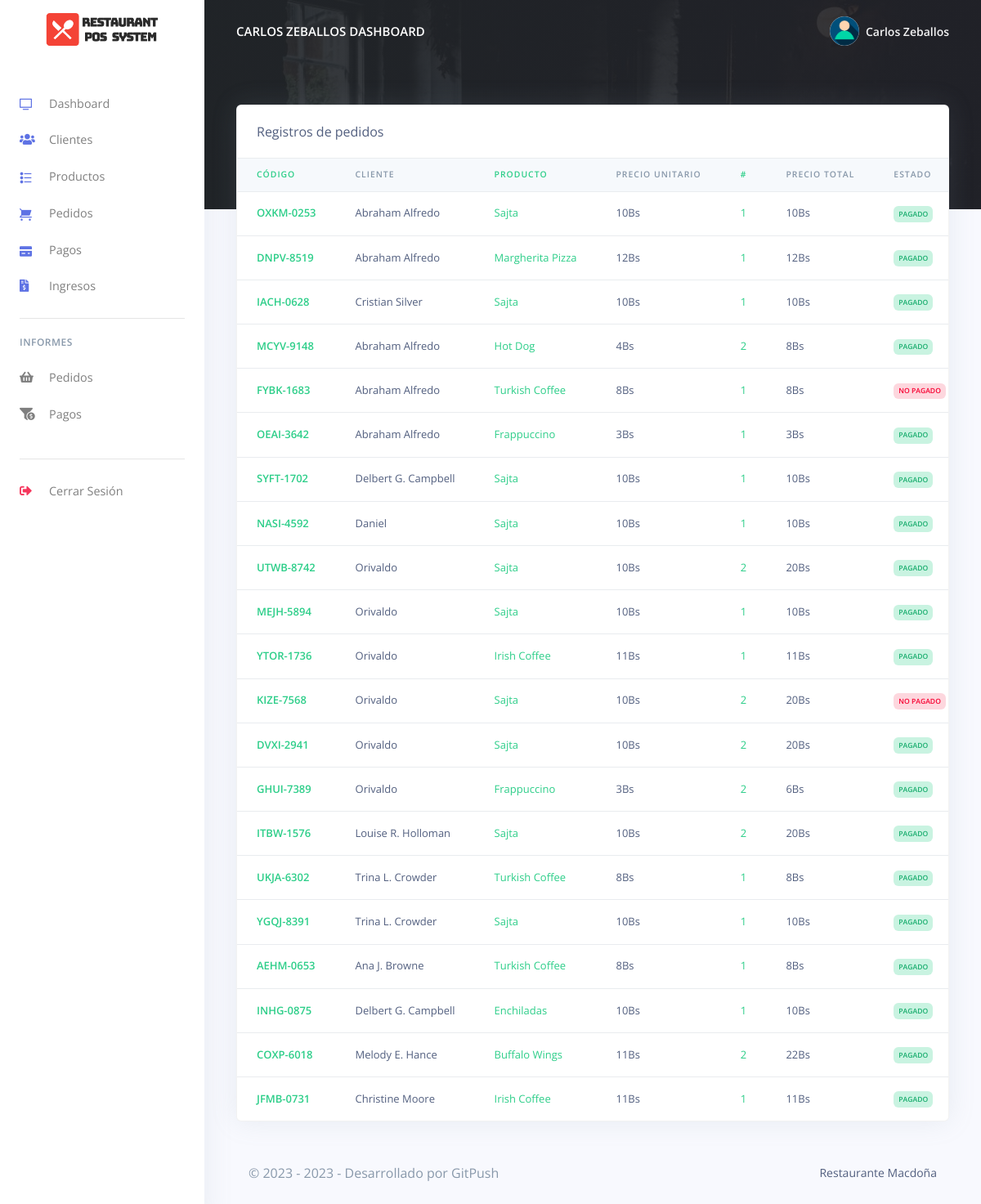
Screenshot of /Restro/cashier/orders_reports.php (signed in) with the database file from the repository.
### tables this page shows
CREATE TABLE `rpos_personal` (
  `personal_id` int(20) NOT NULL,
  `personal_nombre` varchar(200) NOT NULL,
  `personal_num` varchar(200) NOT NULL,
  `personal_email` varchar(200) NOT NULL,
  `personal_password` varchar(200) NOT NULL,
  `created_at` timestamp(6) NOT NULL DEFAULT current_timestamp(6) ON UPDATE current_timestamp(6),
  `personal_direccion` varchar(200) NOT NULL,
  `personal_telefono` varchar(200) NOT NULL,
  `personal_puesto` varchar(200) NOT NULL,
  `personal_fecha_nacimiento` varchar(200) NOT NULL,
  `personal_ci` varchar(200) NOT NULL,
  `personal_salario_hora` varchar(200) NOT NULL,
  `personal_datos_bancarios` varchar(200) NOT NULL
);

CREATE TABLE `rpos_pedidos` (
  `pedido_id` varchar(200) NOT NULL,
  `pedido_code` varchar(200) NOT NULL,
  `cliente_id` varchar(200) NOT NULL,
  `cliente_nombre` varchar(200) NOT NULL,
  `prod_id` varchar(200) NOT NULL,
  `prod_nombre` varchar(200) NOT NULL,
  `prod_precio` varchar(200) NOT NULL,
  `prod_cant` varchar(200) NOT NULL,
  `pedido_status` varchar(200) NOT NULL,
  `created_at` timestamp(6) NOT NULL DEFAULT current_timestamp(6) ON UPDATE current_timestamp(6)
);

### Restro/cashier/orders_reports.php (the view, shortened to what this page needs)
<?php
include('config/config.php');
require_once('partials/_head.php');
?>
<body>
<?php
require_once('partials/_sidebar.php');
?>
<div class="main-content">
    <?php
    require_once('partials/_topnav.php');
    ?>
    <div class="container-fluid mt--8">
        <div class="row">
            <div class="col">
                <div class="card shadow">
                    <div class="card-header border-0">
                        Registros de pedidos
                    </div>
                    <div class="table-responsive">
                        <table class="table align-items-center table-flush">
                            <thead class="thead-light">
                            <tr>
                                <th class="text-success" scope="col">CÓDIGO</th>
                                <th scope="col">CLIENTE</th>
                                <th class="text-success" scope="col">PRODUCTO</th>
                                <th scope="col">PRECIO UNITARIO</th>
                                <th class="text-success" scope="col">#</th>
                                <th scope="col">PRECIO TOTAL</th>
                                <th scope="col">ESTADO</th>
                            </tr>
                            </thead>
                            <tbody>
                            <?php
                            $ret = "SELECT * FROM rpos_pedidos ORDER BY created_at DESC";
                            $stmt = $mysqli->prepare($ret);
                            $stmt->execute();
                            $res = $stmt->get_result();
                            while ($order = $res->fetch_object()) {
                                $total = ($order->prod_precio * $order->prod_cant);
                                ?>
                                <tr>
                                    <th class="text-success" scope="row"><?php echo $order->pedido_code; ?></th>
                                    <td><?php echo $order->cliente_nombre; ?></td>
                                    <td class="text-success"><?php echo $order->prod_nombre; ?></td>
                                    <td><?php echo $order->prod_precio; ?>Bs</td>
                                    <td class="text-success"><?php echo $order->prod_cant; ?></td>
                                    <td><?php echo $total; ?>Bs</td>
                                    <td><?php if ($order->pedido_status == '') {
                                            echo "<span class='badge badge-danger'>No pagado</span>";
                                        } else {
                                            echo "<span class='badge badge-success'>$order->pedido_status</span>";
                                        } ?></td>
                                </tr>
                            <?php } ?>
                            </tbody>
                        </table>
                    </div>
                </div>
            </div>
        </div>
        <?php
        require_once('partials/_footer.php');
        ?>
    </div>
</div>
</body>
</html>

### Restro/cashier/partials/_sidebar.php (shortened to what this page needs)
<?php
$staff_id = $_SESSION['staff_id'];
$ret = "SELECT * FROM  rpos_personal  WHERE personal_id = '$staff_id'";
$stmt = $mysqli->prepare($ret);
$stmt->execute();
$res = $stmt->get_result();
while ($staff_id = $res->fetch_object()) {
?>
  <nav class="navbar navbar-vertical fixed-left navbar-expand-md navbar-light bg-white" id="sidenav-main">
    <div class="container-fluid">
      <a class="navbar-brand pt-0" href="dashboard.php">
        <img src="../admin/assets/img/brand/repos.png" class="navbar-brand-img" alt="...">
      </a>
      <div class="collapse navbar-collapse" id="sidenav-collapse-main">
        <ul class="navbar-nav">
          <li class="nav-item">
            <a class="nav-link" href="dashboard.php">
              <i class="ni ni-tv-2 text-primary"></i> Dashboard
            </a>
          </li>
          <li class="nav-item">
            <a class="nav-link" href="customes.php">
              <i class="fas fa-users text-primary"></i> Clientes
            </a>
          </li>
          <li class="nav-item">
            <a class="nav-link" href="products.php">
              <i class="ni ni-bullet-list-67 text-primary"></i>Productos
            </a>
          </li>
          <li class="nav-item">
            <a class="nav-link" href="orders.php">
              <i class="ni ni-cart text-primary"></i> Pedidos
            </a>
          </li>
          <li class="nav-item">
            <a class="nav-link" href="payments.php">
              <i class="ni ni-credit-card text-primary"></i> Pagos
            </a>
          </li>
          <li class="nav-item">
            <a class="nav-link" href="receipts.php">
              <i class="fas fa-file-invoice-dollar text-primary"></i> Ingresos
            </a>
          </li>
        </ul>
        <hr class="my-3">
        <h6 class="navbar-heading text-muted">Informes</h6>
        <ul class="navbar-nav mb-md-3">
          <li class="nav-item">
            <a class="nav-link" href="orders_reports.php">
              <i class="fas fa-shopping-basket"></i> Pedidos
            </a>
          </li>
          <li class="nav-item">
            <a class="nav-link" href="payments_reports.php">
              <i class="fas fa-funnel-dollar"></i> Pagos
            </a>
          </li>
        </ul>
        <hr class="my-3">
        <ul class="navbar-nav mb-md-3">
          <li class="nav-item">
            <a class="nav-link" href="logout.php">
              <i class="fas fa-sign-out-alt text-danger"></i> Cerrar Sesión
            </a>
          </li>
        </ul>
      </div>
    </div>
  </nav>
<?php } ?>

### Restro/cashier/partials/_topnav.php (shortened to what this page needs)
<?php
$staff_id = $_SESSION['staff_id'];
$ret = "SELECT * FROM  rpos_personal  WHERE personal_id = '$staff_id'";
$stmt = $mysqli->prepare($ret);
$stmt->execute();
$res = $stmt->get_result();
while ($staff = $res->fetch_object()) {
?>
    <nav class="navbar navbar-top navbar-expand-md navbar-dark" id="navbar-main">
        <div class="container-fluid">
            <a class="h4 mb-0 text-white text-uppercase d-none d-lg-inline-block" href="dashboard.php"><?php echo $staff->personal_nombre; ?> Dashboard</a>
            <ul class="navbar-nav align-items-center d-none d-md-flex">
                <li class="nav-item dropdown">
                    <a class="nav-link pr-0" href="#" role="button" data-toggle="dropdown" aria-haspopup="true" aria-expanded="false">
                        <div class="media align-items-center">
                            <span class="avatar avatar-sm rounded-circle">
                                <img alt="Image placeholder" src="../admin/assets/img/theme/user-a-min.png">
                            </span>
                            <div class="media-body ml-2 d-none d-lg-block">
                                <span class="mb-0 text-sm  font-weight-bold"><?php echo $staff->personal_nombre; ?></span>
                            </div>
                        </div>
                    </a>
                </li>
            </ul>
        </div>
    </nav>
<?php } ?>

### rows the page displays
rpos_personal: personal_nombre "CARLOS ZEBALLOS", personal_nombre "Carlos Zeballos"
rpos_pedidos: pedido_code "OXKM-0253", cliente_nombre "Abraham Alfredo", prod_nombre "Sajta", prod_precio "10", prod_cant "1", pedido_status "PAGADO"
rpos_pedidos: pedido_code "DNPV-8519", cliente_nombre "Abraham Alfredo", prod_nombre "Margherita Pizza", prod_precio "12", prod_cant "1", pedido_status "PAGADO"
rpos_pedidos: pedido_code "IACH-0628", cliente_nombre "Cristian Silver", prod_nombre "Sajta", prod_precio "10", prod_cant "1", pedido_status "PAGADO"
rpos_pedidos: pedido_code "MCYV-9148", cliente_nombre "Abraham Alfredo", prod_nombre "Hot Dog", prod_precio "4", prod_cant "2", total "8", pedido_status "PAGADO"
rpos_pedidos: pedido_code "FYBK-1683", cliente_nombre "Abraham Alfredo", prod_nombre "Turkish Coffee", prod_precio "8", prod_cant "1", pedido_status "NO PAGADO"
rpos_pedidos: pedido_code "OEAI-3642", cliente_nombre "Abraham Alfredo", prod_nombre "Frappuccino", prod_precio "3", prod_cant "1", pedido_status "PAGADO"
rpos_pedidos: pedido_code "SYFT-1702", cliente_nombre "Delbert G. Campbell", prod_nombre "Sajta", prod_precio "10", prod_cant "1", pedido_status "PAGADO"
rpos_pedidos: pedido_code "NASI-4592", cliente_nombre "Daniel", prod_nombre "Sajta", prod_precio "10", prod_cant "1", pedido_status "PAGADO"
rpos_pedidos: pedido_code "UTWB-8742", cliente_nombre "Orivaldo", prod_nombre "Sajta", prod_precio "10", prod_cant "2", total "20", pedido_status "PAGADO"
rpos_pedidos: pedido_code "MEJH-5894", cliente_nombre "Orivaldo", prod_nombre "Sajta", prod_precio "10", prod_cant "1", pedido_status "PAGADO"
rpos_pedidos: pedido_code "YTOR-1736", cliente_nombre "Orivaldo", prod_nombre "Irish Coffee", prod_precio "11", prod_cant "1", pedido_status "PAGADO"
rpos_pedidos: pedido_code "KIZE-7568", cliente_nombre "Orivaldo", prod_nombre "Sajta", prod_precio "10", prod_cant "2", total "20", pedido_status "NO PAGADO"
rpos_pedidos: pedido_code "DVXI-2941", cliente_nombre "Orivaldo", prod_nombre "Sajta", prod_precio "10", prod_cant "2", total "20", pedido_status "PAGADO"
rpos_pedidos: pedido_code "GHUI-7389", cliente_nombre "Orivaldo", prod_nombre "Frappuccino", prod_precio "3", prod_cant "2", total "6", pedido_status "PAGADO"
rpos_pedidos: pedido_code "ITBW-1576", cliente_nombre "Louise R. Holloman", prod_nombre "Sajta", prod_precio "10", prod_cant "2", total "20", pedido_status "PAGADO"
rpos_pedidos: pedido_code "UKJA-6302", cliente_nombre "Trina L. Crowder", prod_nombre "Turkish Coffee", prod_precio "8", prod_cant "1", pedido_status "PAGADO"
rpos_pedidos: pedido_code "YGQJ-8391", cliente_nombre "Trina L. Crowder", prod_nombre "Sajta", prod_precio "10", prod_cant "1", pedido_status "PAGADO"
rpos_pedidos: pedido_code "AEHM-0653", cliente_nombre "Ana J. Browne", prod_nombre "Turkish Coffee", prod_precio "8", prod_cant "1", pedido_status "PAGADO"
rpos_pedidos: pedido_code "INHG-0875", cliente_nombre "Delbert G. Campbell", prod_nombre "Enchiladas", prod_precio "10", prod_cant "1", pedido_status "PAGADO"
rpos_pedidos: pedido_code "COXP-6018", cliente_nombre "Melody E. Hance", prod_nombre "Buffalo Wings", prod_precio "11", prod_cant "2", total "22", pedido_status "PAGADO"
rpos_pedidos: pedido_code "JFMB-0731", cliente_nombre "Christine Moore", prod_nombre "Irish Coffee", prod_precio "11", prod_cant "1", pedido_status "PAGADO"
